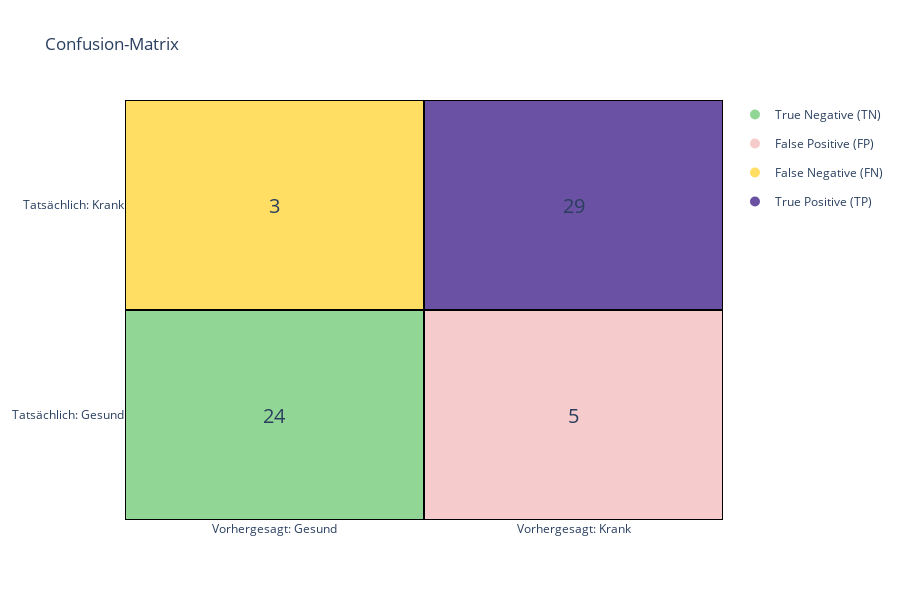

Notebook source saved alongside this figure:
### Code cell
cell_colors = [
    ["#92D695", "#F5CBCB"],
    ["#FFDE63", "#6a51a3"]
]

x_labels = ["Vorhergesagt: Gesund", "Vorhergesagt: Krank"]
y_labels = ["Tatsächlich: Krank", "Tatsächlich: Gesund"]

legend_items = [
    ("True Negative (TN)", "#92D695"),
    ("False Positive (FP)", "#F5CBCB"),
    ("False Negative (FN)", "#FFDE63"),
    ("True Positive (TP)","#6a51a3")
]

fig = go.Figure()

# Rechteecke und Beschriftungen hinzufügen:
for i in range(2): # Zeilen
    for j in range(2): # Spalten
        fig.add_shape(
            type="rect",
            x0=j, x1=j + 1,
            y0=i, y1=i + 1,
            fillcolor=cell_colors[i][j],
            line=dict(color="black")
        )
        
        # Zahlen zentriert hinzufügen:
        fig.add_annotation(
            x=j + 0.5,
            y=i + 0.5,
            text=str(cm[i][j]),
            showarrow=False,
            font=dict(size=20)
        )

# Legende:
for label, color in legend_items:
    fig.add_trace(go.Scatter(
        x=[None],
        y=[None],
        mode="markers",
        showlegend=True,
        marker=dict(size=10, color=color),
        legendgroup=label,
        name=label
    ))
    

fig.update_layout(
    width=900,
    height=600,
    xaxis=dict(
        tickvals=[0.5, 1.5],
        ticktext=x_labels,
        range=[0, 2],
        showgrid=False
    ),
    yaxis=dict(
        tickvals=[0.5, 1.5],
        ticktext=y_labels[::-1],
        range=[0, 2],
        showgrid=False
    ),
    title="Confusion-Matrix",
    plot_bgcolor="white"
)
        
fig

### Figure 1 — Plotly figure (JSON) as saved in the notebook; plotly's stock layout.template omitted (floating-point values rounded to 4 significant figures)
{"data": [{"legendgroup": "True Negative (TN)", "marker": {"color": "#92D695", "size": 10}, "mode": "markers", "name": "True Negative (TN)", "showlegend": true, "type": "scatter", "x": [null], "y": [null]}, {"legendgroup": "False Positive (FP)", "marker": {"color": "#F5CBCB", "size": 10}, "mode": "markers", "name": "False Positive (FP)", "showlegend": true, "type": "scatter", "x": [null], "y": [null]}, {"legendgroup": "False Negative (FN)", "marker": {"color": "#FFDE63", "size": 10}, "mode": "markers", "name": "False Negative (FN)", "showlegend": true, "type": "scatter", "x": [null], "y": [null]}, {"legendgroup": "True Positive (TP)", "marker": {"color": "#6a51a3", "size": 10}, "mode": "markers", "name": "True Positive (TP)", "showlegend": true, "type": "scatter", "x": [null], "y": [null]}], "layout": {"annotations": [{"font": {"size": 20}, "showarrow": false, "text": "24", "x": 0.5, "y": 0.5}, {"font": {"size": 20}, "showarrow": false, "text": "5", "x": 1.5, "y": 0.5}, {"font": {"size": 20}, "showarrow": false, "text": "3", "x": 0.5, "y": 1.5}, {"font": {"size": 20}, "showarrow": false, "text": "29", "x": 1.5, "y": 1.5}], "height": 600, "plot_bgcolor": "white", "shapes": [{"fillcolor": "#92D695", "line": {"color": "black"}, "type": "rect", "x0": 0, "x1": 1, "y0": 0, "y1": 1}, {"fillcolor": "#F5CBCB", "line": {"color": "black"}, "type": "rect", "x0": 1, "x1": 2, "y0": 0, "y1": 1}, {"fillcolor": "#FFDE63", "line": {"color": "black"}, "type": "rect", "x0": 0, "x1": 1, "y0": 1, "y1": 2}, {"fillcolor": "#6a51a3", "line": {"color": "black"}, "type": "rect", "x0": 1, "x1": 2, "y0": 1, "y1": 2}], "title": {"text": "Confusion-Matrix"}, "width": 900, "xaxis": {"range": [0, 2], "showgrid": false, "ticktext": ["Vorhergesagt: Gesund", "Vorhergesagt: Krank"], "tickvals": [0.5, 1.5]}, "yaxis": {"range": [0, 2], "showgrid": false, "ticktext": ["Tatsächlich: Gesund", "Tatsächlich: Krank"], "tickvals": [0.5, 1.5]}}}
